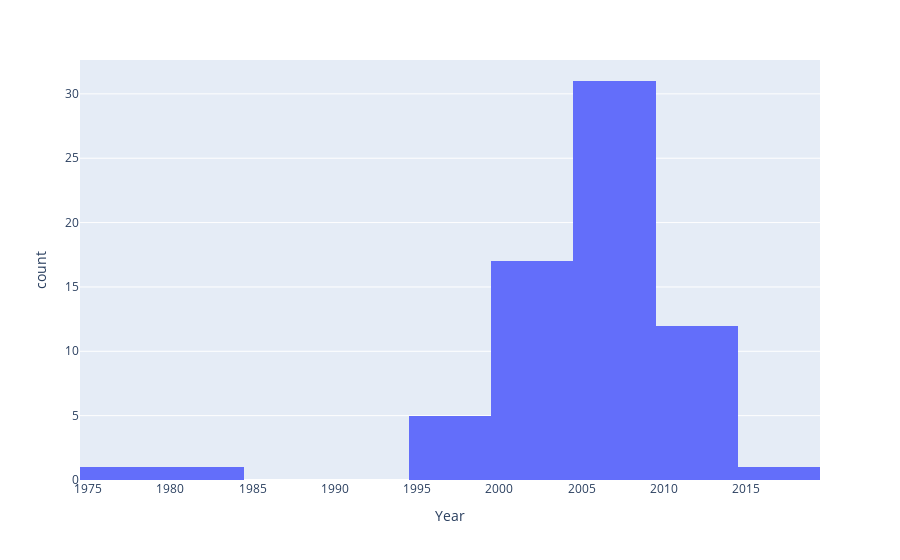

Write notebook code for a chart like this one.
### Code cell
import plotly.express as px
fig = px.histogram(df, x="Year")
fig.show()

### Figure 1 — Plotly figure (JSON) as saved in the notebook; plotly's stock layout.template omitted (floating-point values rounded to 4 significant figures)
{"data": [{"alignmentgroup": "True", "bingroup": "x", "hovertemplate": "Year=%{x}<br>count=%{y}<extra></extra>", "legendgroup": "", "marker": {"color": "#636efa", "pattern": {"shape": ""}}, "name": "", "offsetgroup": "", "orientation": "v", "showlegend": false, "type": "histogram", "x": [2015, 2014, 2013, 2012, 2011, 2011, 2011, 2011, 2010, 2010, 2010, 2010, 2010, 2009, 2008, 2008, 2008, 2008, 2008, 2008, 2008, 2008, 2008, 2008, 2008, 2007, 2006, 2006, 2006, 2006, 2006, 2006, 2006, 2006, 2005, 2005, 2005, 2005, 2005, 2005, 2005, 2005, 2005, 2005, 2004, 2004, 2003, 2002, 2002, 2002, 2002, 2002, 2001, 2001, 2000, 2000, 2000, 2000, 2000, 2000, 2000, 1999, 1999, 1999, 1997, 1997, 1981, 1978], "xaxis": "x", "yaxis": "y"}], "layout": {"barmode": "relative", "legend": {"tracegroupgap": 0}, "margin": {"t": 60}, "xaxis": {"anchor": "y", "domain": [0, 1], "title": {"text": "Year"}}, "yaxis": {"anchor": "x", "domain": [0, 1], "title": {"text": "count"}}}}
